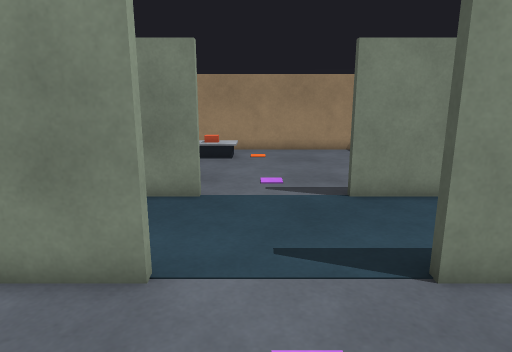
View 1 (above)

18 first-person views from a walk through a robot-simulator world made for Gazebo. The camera is 1.2 m above the floor, tilts 12° down and sees 75° across. The floor is counted in squares, 0.5 m on a side. Each view is taken from the middle of a square. On the plan, view 1 faces up. The plan holds only what a view shows up to about 20 squares ahead; the rest is blank.

View 2
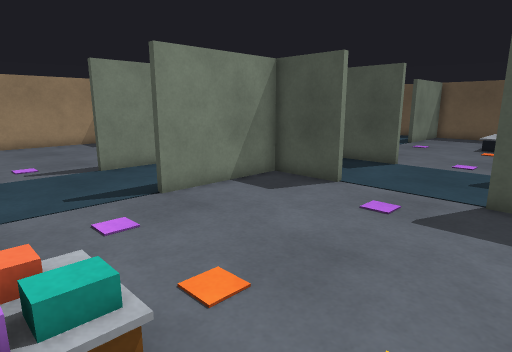

View 3
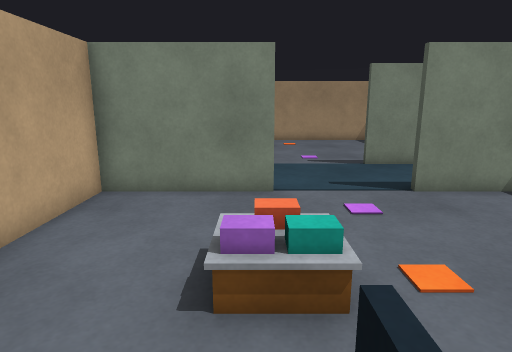

View 4
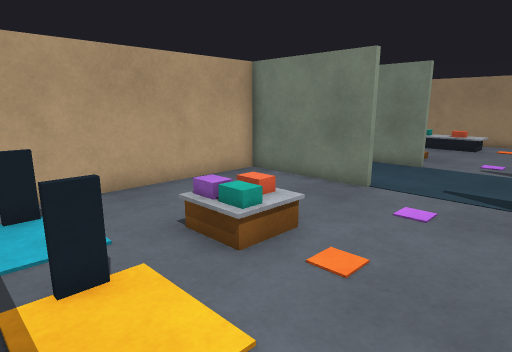

View 5
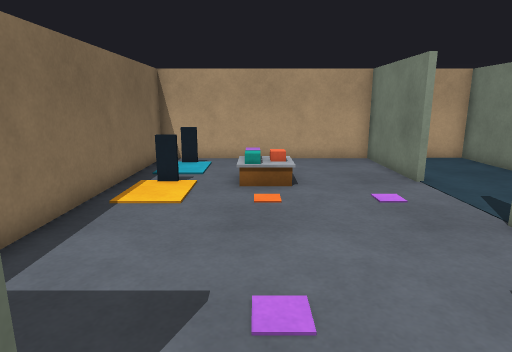

View 6
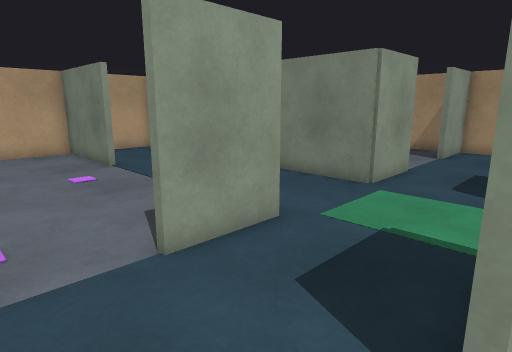

View 7
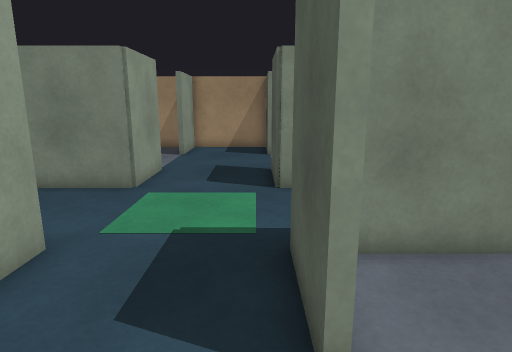

View 8
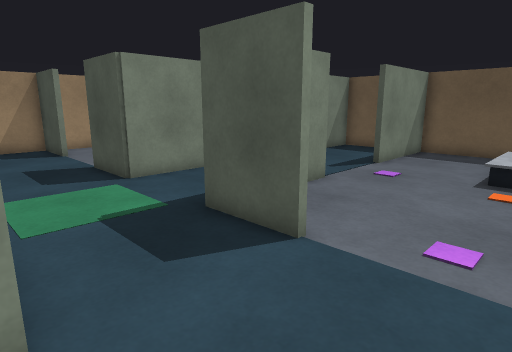

View 9
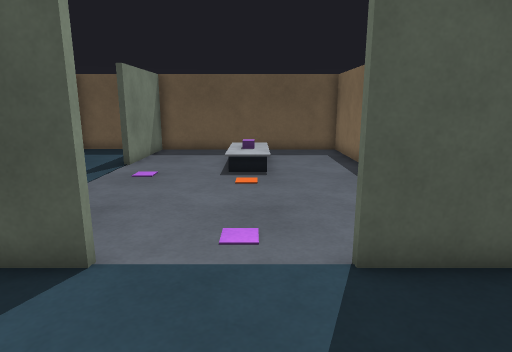

View 10
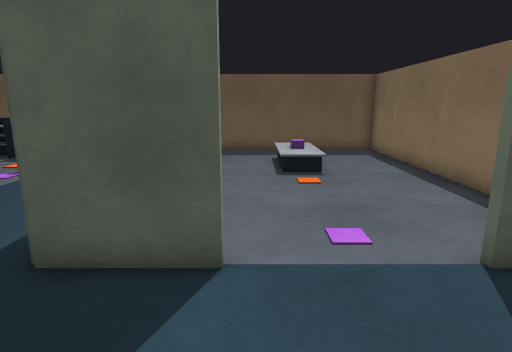

View 11
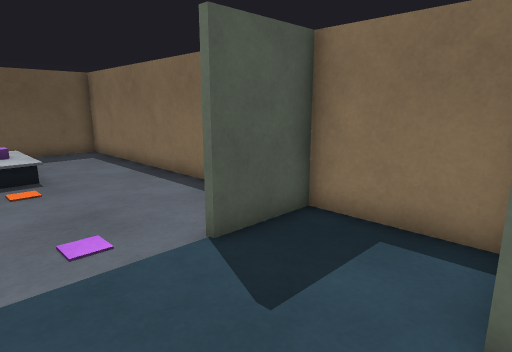

View 12
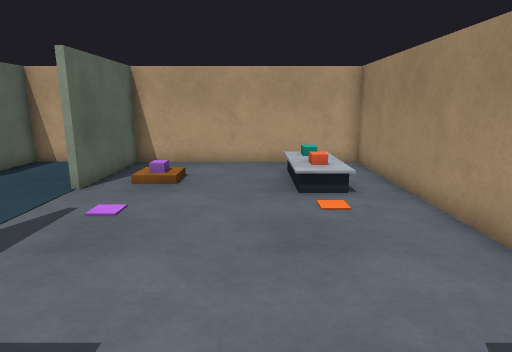

View 13
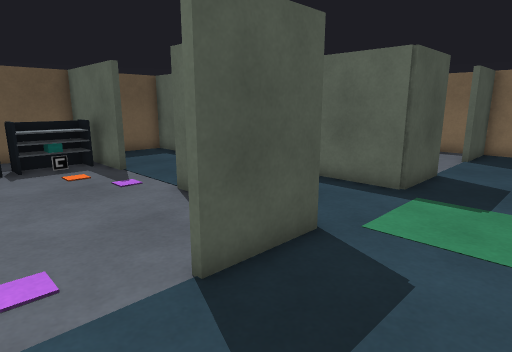

View 14
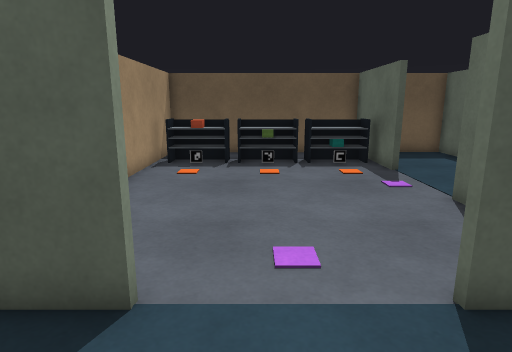

View 15
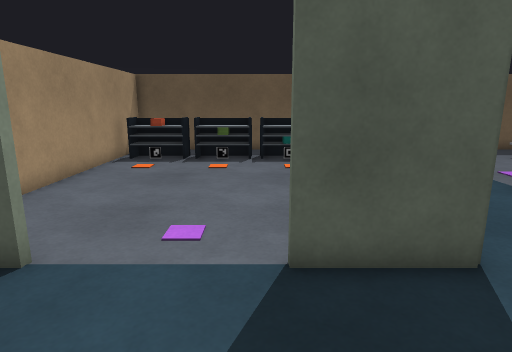

View 16
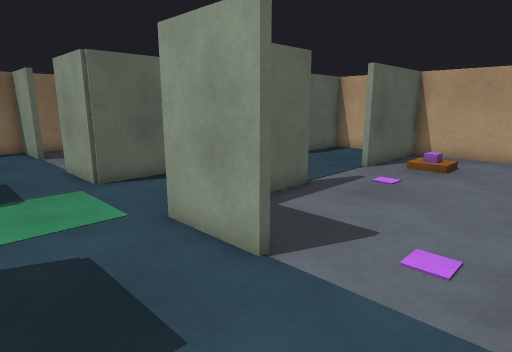

View 17
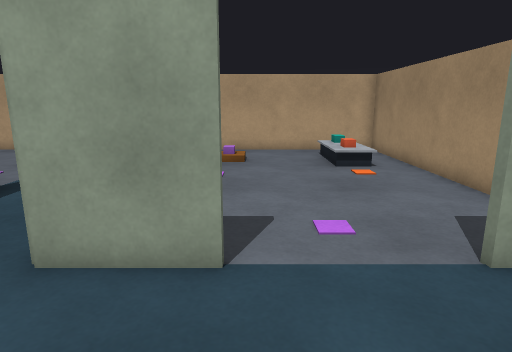

View 18
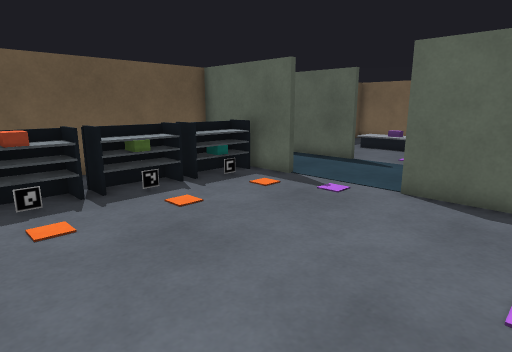

### Floor plan
Ten units are one square. View 1 is at (0, 0); x grows to the right and y downward. Boxes are objects, and circles mark ways between rooms. Rooms are numbered by the first view taken in them; rooms with no view inside come last. Other rooms are left out.
<svg viewBox="-69 -190 328 249">
<path fill="none" stroke="#000" d="M-14 -42 -64 -42 -64 54 36 54M55 54 66 54M72 30 72 25M72 -14 72 -42 25 -42M49 -44 74 -44 74 -15M116 -14 116 -44 145 -44M74 -116 74 -86 25 -86M148 -86 116 -86 116 -115M74 24 74 54 116 54 116 25M116 -154 116 -184 74 -184 74 -155M-14 -86 -64 -86 -64 -44 -35 -44M204 -44 254 -44 254 -86 232 -86M24 -88 42 -88M66 -184 -64 -184 -64 -88 -15 -88M212 -184 158 -184M204 -88 254 -88 254 -184 234 -184M140 -184 126 -184M140 -88 165 -88M158 54 254 54 254 -42 205 -42M166 -42 126 -42M124 54 136 54"/>
<rect x="-55" y="35" width="10" height="10" fill="#bbb"><title>other object</title></rect>
<rect x="-25" y="-5" width="20" height="20" fill="#bbb"><title>other object</title></rect>
<rect x="-15" y="35" width="10" height="10" fill="#bbb"><title>other object</title></rect>
<rect x="-45" y="-165" width="40" height="20" fill="#bbb"><title>other object</title></rect>
<rect x="215" y="-115" width="10" height="20" fill="#bbb"><title>patterned panel</title></rect>
<rect x="215" y="-125" width="20" height="30" fill="#bbb"><title>shelf</title></rect>
<rect x="215" y="-145" width="10" height="20" fill="#bbb"><title>patterned panel</title></rect>
<rect x="215" y="-155" width="20" height="30" fill="#bbb"><title>shelf</title></rect>
<rect x="215" y="-175" width="10" height="20" fill="#bbb"><title>patterned panel</title></rect>
<rect x="215" y="-185" width="20" height="30" fill="#bbb"><title>shelf</title></rect>
<rect x="185" y="-5" width="40" height="20" fill="#bbb"><title>other object</title></rect>
<circle cx="5" cy="-40" r="3" fill="#2a7"/>
<circle cx="70" cy="5" r="3" fill="#2a7"/>
<circle cx="5" cy="-90" r="3" fill="#2a7"/>
<circle cx="70" cy="-135" r="3" fill="#2a7"/>
<circle cx="120" cy="-135" r="3" fill="#2a7"/>
<circle cx="185" cy="-90" r="3" fill="#2a7"/>
<circle cx="120" cy="5" r="3" fill="#2a7"/>
<circle cx="185" cy="-40" r="3" fill="#2a7"/>
<text x="0" y="10">1</text>
<text x="90" y="-60">2</text>
<text x="0" y="-140">3</text>
<text x="180" y="-140">4</text>
<text x="190" y="10">5</text>
</svg>
Room 1 opens to room 2. Room 2 opens to room 3. Room 2 opens to room 4. Room 2 opens to room 5.

Where each view was taken, in squares from view 1:
view 1: 0 up, 0 right, facing up
view 2: 4 down, 2 left, facing up-right
view 3: 5 down, 2 left, facing up
view 4: 5 down, 3 right, facing up-left
view 5: 1 down, 9 right, facing left
view 6: 1 down, 12 right, facing up-left
view 7: 1 down, 11 right, facing up
view 8: 2 down, 7 right, facing up-right
view 9: 1 down, 7 right, facing right
view 10: 1 up, 7 right, facing right
view 11: 1 up, 7 right, facing down-right
view 12: 14 up, 8 right, facing left
view 13: 14 up, 8 right, facing down-right
view 14: 14 up, 8 right, facing right
view 15: 12 up, 7 right, facing right
view 16: 15 up, 11 right, facing down-left
view 17: 12 up, 12 right, facing left
view 18: 18 up, 13 right, facing down-right
